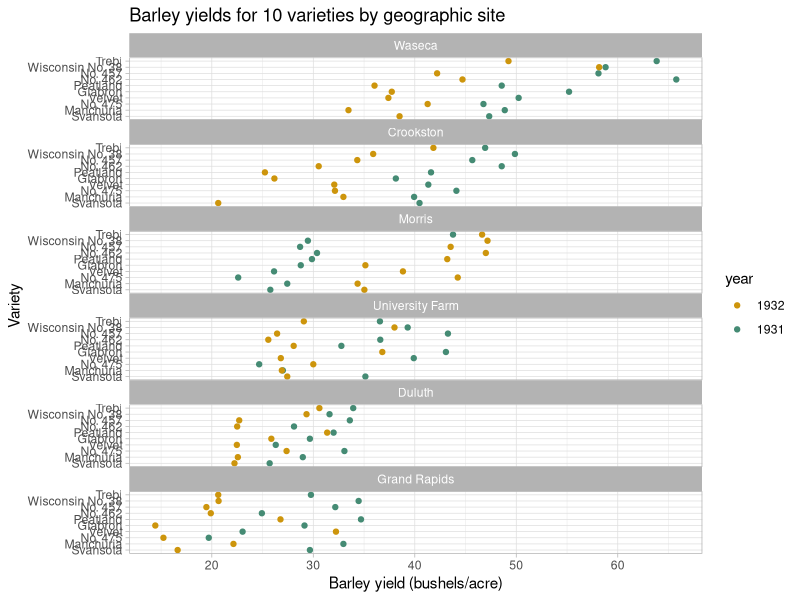

The R script that drew this image:
## ---- chunk 1
library(knitr)
opts_knit$set(root.dir = "../")
opts_chunk$set(echo = TRUE, message = FALSE, collapse = TRUE, warning = FALSE, cache = TRUE, cache.path = "tut-07-cache/", fig.path = "tut-07-images/")
## ---- chunk 2
###
### exercise: barley
###

library(lattice)
data(barley, package = "lattice")

library(dplyr)
glimpse(barley)

library(ggplot2)
f1 <- ggplot(data = barley, aes(x = yield
	, y = reorder(variety, yield)
	, col = year)
	) +
	geom_point() +
	facet_wrap(~ reorder(site, -yield), ncol = 1) +
	theme_light() +
	theme(panel.spacing = unit(0, "mm")) +
	labs(x = "Barley yield (bushels/acre)"
	, y = "Variety"
	, title = "Barley yields for 10 varieties by geographic site"
	) +
	scale_colour_manual(values = c("darkgoldenrod3", "aquamarine4"))
## ---- chunk 3
print(f1)
